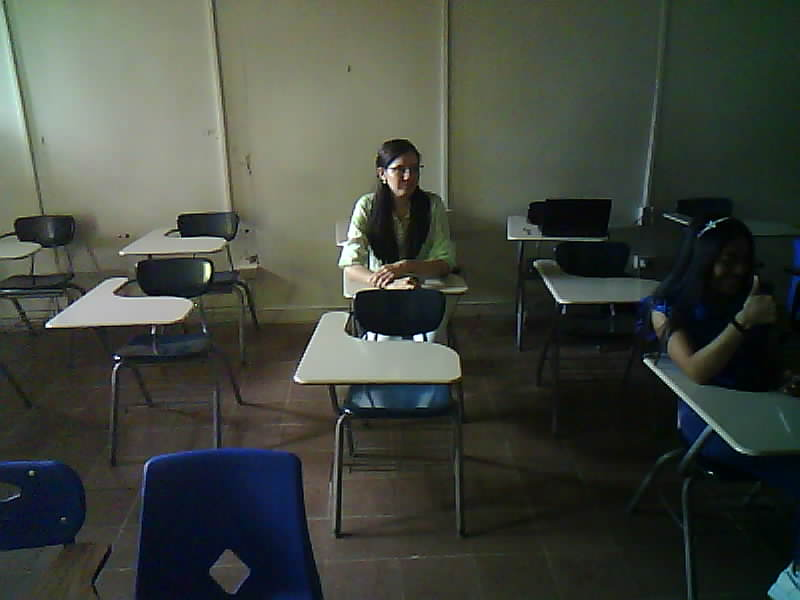
#> input picture last_version/create_data/persons/TAHIS/12.jpg, 800 x 600 px, found by its file name; its folder holds only this picture in this run
$ python Base_Data_Image.py
#> lines starting #> are read from the running program, lines starting #| are printed output that depends on the picture
import cv2
import os
import imutils

###############################################################
personName = 'TAHIS'
dataPath = 'D:\\Nueva carpeta\\Archivos UTP\\Robotica\\Data'
personPath = dataPath + '/' + personName

# Ruta de la carpeta de imágenes
imagesPath = 'D:\\Nueva carpeta\\Archivos UTP\\Robotica\\imgenesEstudiantes\\TAHIS'

# Crear la carpeta para guardar los rostros si no existe
if not os.path.exists(personPath):
    print('Carpeta Creada: ', personPath)
    os.makedirs(personPath)

################################################################
# Obtener la lista de todas las imágenes en la carpeta
images = [f for f in os.listdir(imagesPath) if os.path.isfile(os.path.join(imagesPath, f))]
count = 0
total_images = len(images)
max_resize_attempts = 5  # Máximo número de intentos de redimensionamiento

# Cargar el clasificador de rostros
faceClassif = cv2.CascadeClassifier(cv2.data.haarcascades + 'haarcascade_frontalface_default.xml')

# Procesar cada imagen en la carpeta
for image_name in images:
    # Leer la imagen
    image_path = os.path.join(imagesPath, image_name)
    frame = cv2.imread(image_path)
#> frame is the input picture: shape (600, 800, 3); mean B, G, R 62.6, 70.5, 65.2

    if frame is None:
        print(f"No se pudo leer la imagen {image_name}")
        continue

    resize_attempts = 0  # Contador de intentos de redimensionamiento
    faces_detected = False  # Bandera para indicar si se ha detectado un rostro

    # Bucle para intentar redimensionar la imagen varias veces hasta detectar un rostro
    while resize_attempts < max_resize_attempts and not faces_detected:
        # Redimensionar la imagen para estandarizar el tamaño
        frame_resized = imutils.resize(frame, width=320 + resize_attempts * 100)  # Aumenta el tamaño en cada intento
        gray = cv2.cvtColor(frame_resized, cv2.COLOR_BGR2GRAY)  # Convertir a escala de grises
        auxFrame = frame_resized.copy()

        # Detectar rostros en la imagen
        faces = faceClassif.detectMultiScale(gray, 1.3, 5)

        if len(faces) > 0:  # Si se detectan rostros
            faces_detected = True
            for (x, y, w, h) in faces:
                # Recortar y redimensionar el rostro detectado
                rostro = auxFrame[y:y + h, x:x + w]
                rostro = cv2.resize(rostro, (720, 720), interpolation=cv2.INTER_CUBIC)

                # Guardar el rostro detectado en la carpeta
                cv2.imwrite(os.path.join(personPath, f'rostro_{count}.jpg'), rostro)
                count += 1
        else:
            print(f"No se detectaron rostros en la imagen {image_name}, intento {resize_attempts+1}")

        # Incrementar el contador de intentos de redimensionamiento
        resize_attempts += 1
#> this loop made 5 passes
#> pass 1, `gray = cv2.cvtColor(frame_resized, cv2.COLOR_BGR2GRAY)`:
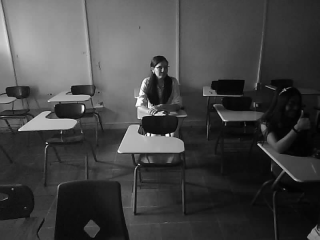
#> gray: shape (240, 320); min 1, max 253, mean 68
#> after the loop, count = 0; resize_attempts = 5

    if not faces_detected:
        print(f"No se detectaron rostros después de {max_resize_attempts} intentos en la imagen {image_name}.")

    # Condición de salida si se alcanzan todas las imágenes
    if count >= total_images:
        break

# No es necesario cerrar ventanas ya que no se están mostrando imágenes

$ run again, on last_version/create_data/persons/TAHIS/33.jpg
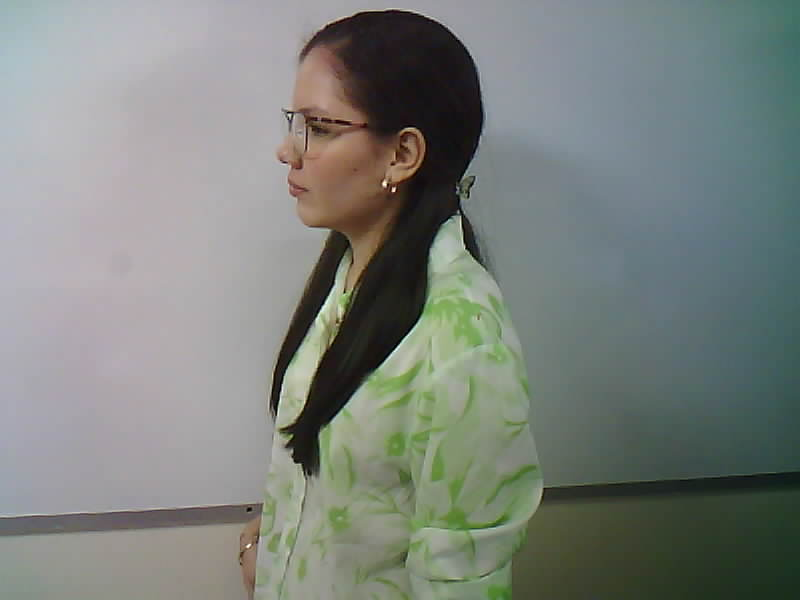
#> input picture last_version/create_data/persons/TAHIS/33.jpg, 800 x 600 px, found by its file name
#> frame is the input picture: shape (600, 800, 3); mean B, G, R 124.3, 129.5, 123.7
#> the loop `while resize_attempts < max_resize_attempts and not faces_detected:` made 5 passes
#> pass 1, `gray = cv2.cvtColor(frame_resized, cv2.COLOR_BGR2GRAY)`:
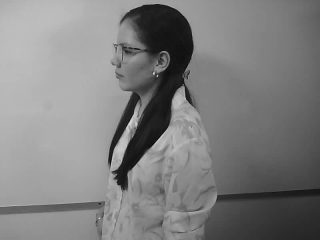
#> gray: shape (240, 320); min 12, max 224, mean 127.2
#> after the loop `while resize_attempts < max_resize_attempts and not faces_detected:`: count = 0; resize_attempts = 5

$ run again, on last_version/create_data/persons/TAHIS/13.jpg
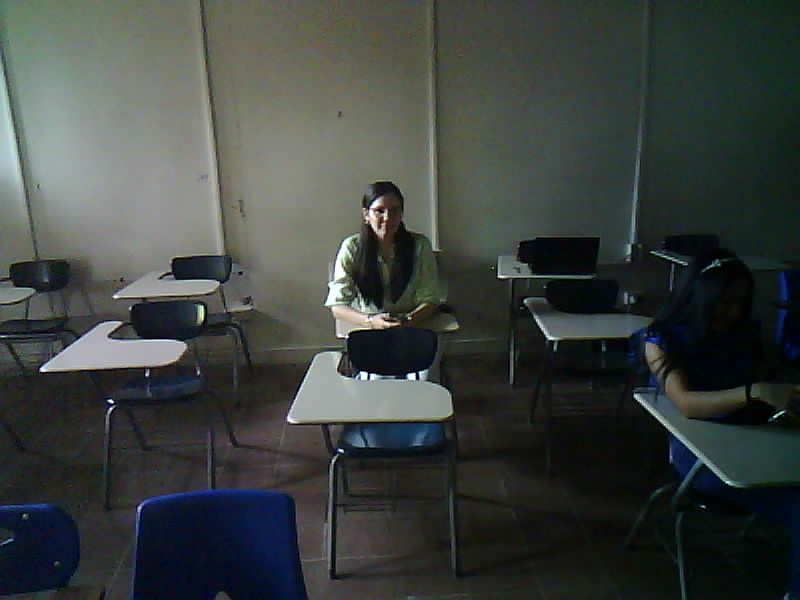
#> input picture last_version/create_data/persons/TAHIS/13.jpg, 800 x 600 px, found by its file name
#> frame is the input picture: shape (600, 800, 3); mean B, G, R 63.2, 66.2, 60.7
#> the loop `while resize_attempts < max_resize_attempts and not faces_detected:` made 5 passes
#> pass 1, `gray = cv2.cvtColor(frame_resized, cv2.COLOR_BGR2GRAY)`:
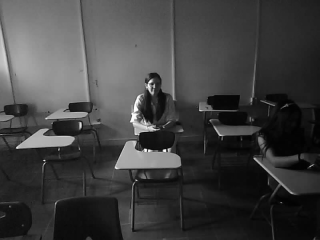
#> gray: shape (240, 320); min 1, max 253, mean 64.2
#> after the loop `while resize_attempts < max_resize_attempts and not faces_detected:`: count = 0; resize_attempts = 5
